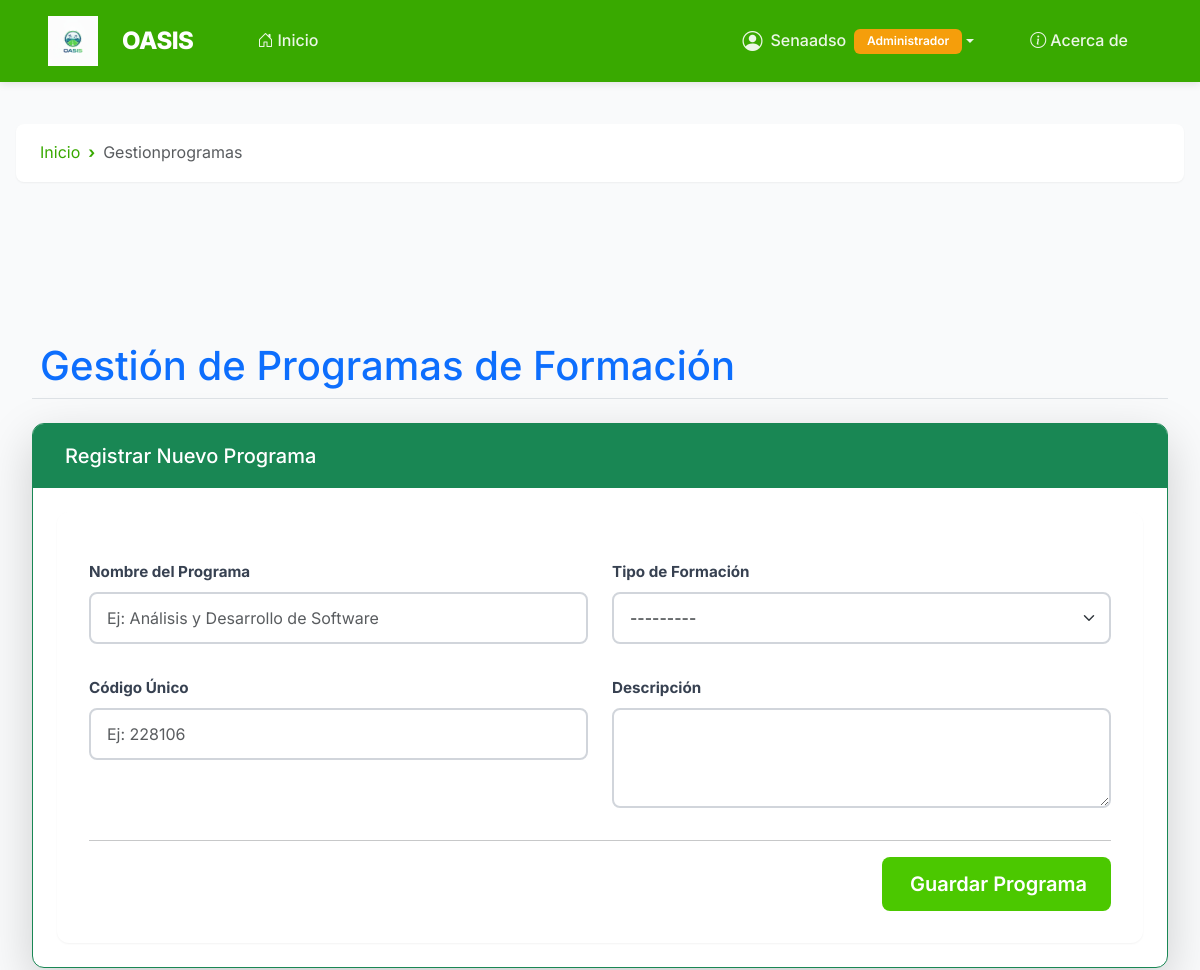
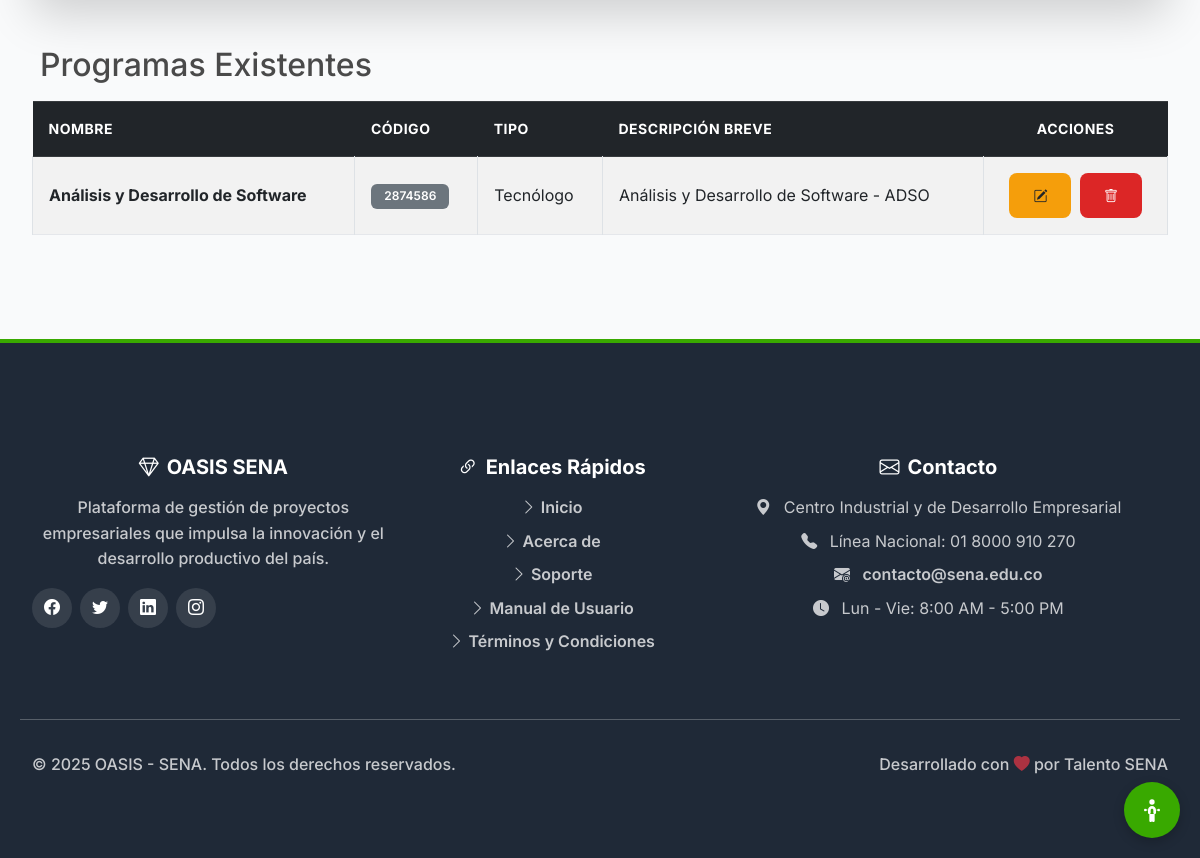
The page /gestion/programas/ (signed in) on the database its author committed (2 pictures, top to bottom).
### usuario/models.py (models this page shows, shortened)
class Usuario(AbstractUser):
    ADMIN = "ADMIN"
    EMPRESA = "EMPRESA"
    APRENDIZ = "APRENDIZ"
    INSTRUCTOR = "INSTRUCTOR"
    ROLES = [
        (ADMIN, "Administrador"),
        (EMPRESA, "Empresa"),
        (APRENDIZ, "Aprendiz"),
        (INSTRUCTOR, "Instructor"),
    ]
    rol = models.CharField(max_length=20, choices=ROLES, default=APRENDIZ, verbose_name="Rol del Usuario")
    esta_activo = models.BooleanField(default=True, verbose_name="Está Activo")
    class Meta:
        verbose_name = "Usuario del Sistema"
        verbose_name_plural = "Usuarios del Sistema"

class ProgramaFormativo(models.Model):
    TECNICO = "TECNICO"
    TECNOLOGO = "TECNOLOGO"
    ESPECIALIZACION = "ESPECIALIZACION"
    UNIVERSITARIO = "UNIVERSITARIO"
    TIPOS = [
        (TECNICO, "Técnico"),
        (TECNOLOGO, "Tecnólogo"),
        (ESPECIALIZACION, "Especialización Tecnológica"),
        (UNIVERSITARIO, "Universitario"),
    ]
    nombre = models.CharField(max_length=50, unique=True, verbose_name="Programa de Formación")
    descripcion = models.TextField(blank=True, null=True, verbose_name="Descripción")
    tipo = models.CharField(max_length=20, choices=TIPOS, verbose_name="Tipo de Programa")
    codigo = models.CharField(max_length=20, unique=True, verbose_name="Código del Programa")
    activo = models.BooleanField(default=True)
    class Meta:
        verbose_name = "Programa Formativo"
        verbose_name_plural = "Programas Formativos"

### usuario/utils.py (the view)
        def _wrapped_view(request, *args, **kwargs):
            user = request.user
            if not user.is_authenticated:
                return redirect(reverse('auth:login') + f'?next={request.get_full_path()}')
            if user.is_superuser:
                return view_func(request, *args, **kwargs)
            if hasattr(user, 'rol') and user.rol in allowed_roles:
                return view_func(request, *args, **kwargs)
            messages.error(request, "No tienes permiso para acceder a esta página.")
            return redirect('home:inicio') # Redirige a la página de inicio de la app 'home'

### gestion/templates/gestion_programas.html (shortened to what this page needs)
{% extends 'base.html' %}
{% load widget_tweaks %}
{% block content %}
<div class="container my-5">
    <h1 class="text-primary mb-4 border-bottom pb-2">
         Gestión de Programas de Formación
    </h1>
    <div class="card shadow-lg mb-5 border-success">
        <div class="card-header bg-success text-white">
            <h5 class="mb-0"> Registrar Nuevo Programa</h5>
        </div>
        <div class="card-body">
            <form method="POST" novalidate>
                <div class="row">
                    <div class="col-md-6">
                        <div class="mb-3">
                            <label for="{{ form.nombre.id_for_label }}" class="form-label fw-bold">Nombre del Programa</label>
                            {% render_field form.nombre class="form-control" placeholder="Ej: Análisis y Desarrollo de Software" %}
                        </div>
                        <div class="mb-3">
                            <label for="{{ form.codigo.id_for_label }}" class="form-label fw-bold">Código Único</label>
                            {% render_field form.codigo class="form-control" placeholder="Ej: 228106" %}
                        </div>
                    </div>
                    <div class="col-md-6">
                        <div class="mb-3">
                            <label for="{{ form.tipo.id_for_label }}" class="form-label fw-bold">Tipo de Formación</label>
                            {% render_field form.tipo class="form-select" %}
                        </div>
                        <div class="mb-3">
                            <label for="{{ form.descripcion.id_for_label }}" class="form-label fw-bold">Descripción</label>
                            {% render_field form.descripcion class="form-control" rows="3" %}
                        </div>
                    </div>
                </div>
                <hr>
                <div class="d-flex justify-content-end">
                    <button type="submit" class="btn btn-success btn-lg">
                         Guardar Programa
                    </button>
                </div>
            </form>
        </div>
    </div>
    <h2 class="mb-3"> Programas Existentes</h2>
    {% if programas %}
        <div class="table-responsive">
            <table class="table table-striped table-hover table-bordered shadow-sm">
                <thead class="table-dark">
                    <tr>
                        <th scope="col">Nombre</th>
                        <th scope="col">Código</th>
                        <th scope="col">Tipo</th>
                        <th scope="col" style="min-width: 200px;">Descripción Breve</th>
                        <th scope="col" class="text-center" style="min-width: 120px;">Acciones</th>
                    </tr>
                </thead>
                <tbody>
                    {% for programa in programas %}
                    <tr>
                        <td class="fw-bold">{{ programa.nombre }}</td>
                        <td><span class="badge bg-secondary">{{ programa.codigo }}</span></td>
                        <td>{{ programa.get_tipo_display }}</td>
                        <td>{{ programa.descripcion|truncatechars:50|default:"Sin descripción" }}</td>
                        <td class="text-center">
                            <a href="{% url 'gestion:editar_programa' programa.id %}"
                               class="btn btn-sm btn-warning text-dark me-1"
                               title="Editar">
                                <i class="bi bi-pencil-square"></i>
                            </a>
                            <a href="{% url 'gestion:eliminar_programa' programa.id %}"
                               class="btn btn-sm btn-danger"
                               title="Eliminar"
                               onclick="return confirm('¿Eliminar el programa: {{ programa.nombre }}?');">
                                <i class="bi bi-trash"></i>
                            </a>
                        </td>
                    </tr>
                    {% endfor %}
                </tbody>
            </table>
        </div>
    {% else %}
        <div class="alert alert-info text-center" role="alert">
            <i class="fas fa-info-circle me-2"></i> No hay programas de formación registrados en el sistema.
        </div>
    {% endif %}
</div>
{% endblock %}

### home/templates/base.html (shortened to what this page needs)
<!DOCTYPE html>
{% load static %}
<html lang="es">
<head>
    <link href="https://cdn.jsdelivr.net/npm/bootstrap@5.3.0/dist/css/bootstrap.min.css" rel="stylesheet">
    <link rel="stylesheet" href="https://cdn.jsdelivr.net/npm/bootstrap-icons@1.11.3/font/bootstrap-icons.min.css">
    <link rel="stylesheet" href="{% static 'css/styles.css' %}">
</head>
<body>
    <nav class="navbar navbar-expand-lg navbar-dark" id="mainNavbar">
        <div class="container-fluid px-lg-5">
            <a class="navbar-brand d-flex align-items-center" href="{% url 'home:inicio' %}">
                <img class="logo_OASIS" src="{% static 'img/logo/Logo_OASIS.jpg' %}" alt="Logo OASIS">
                <span>OASIS</span>
            </a>
            <div class="collapse navbar-collapse" id="navbarNav">
                <ul class="navbar-nav me-auto mb-2 mb-lg-0 ms-lg-4">
                    <li class="nav-item">
                        <a class="nav-link {% if request.resolver_match.url_name == 'home:inicio' %}active{% endif %}"
                            href="{% url 'home:inicio' %}">
                            <i class="bi bi-house-door me-1"></i>Inicio
                        </a>
                    </li>
                </ul>
                <ul class="navbar-nav align-items-lg-center gap-2">
                    {% if user.is_authenticated %}
                    <li class="nav-item dropdown">
                        <a class="nav-link dropdown-toggle d-flex align-items-center" href="#"
                            id="userDropdown" role="button" data-bs-toggle="dropdown" aria-expanded="false">
                            <i class="bi bi-person-circle fs-5 me-2"></i>
                            <span>{{ user.username }}</span>
                            {% if user.get_rol_display %}
                            <span class="badge bg-warning ms-2">{{ user.get_rol_display }}</span>
                            {% endif %}
                        </a>
                    </li>
                    {% endif %}
                    <li class="nav-item">
                        <a class="nav-link {% if request.resolver_match.url_name == 'home:acerca_de' %}active{% endif %}"
                            href="{% url 'home:acerca_de' %}">
                            <i class="bi bi-info-circle me-1"></i>Acerca de
                        </a>
                    </li>
                </ul>
            </div>
        </div>
    </nav>
{% if request.resolver_match.url_name != 'home:inicio' %}
<nav aria-label="breadcrumb" class="container mt-3">
    <ol class="breadcrumb">
        <li class="breadcrumb-item">
            <a href="{% url 'home:inicio' %}">Inicio</a>
        </li>
        <li class="breadcrumb-item active" aria-current="page">
            {% if request.resolver_match.url_name %}
                {{ request.resolver_match.url_name|capfirst|cut:"_" }}
            {% else %}
                Página
            {% endif %}
        </li>
    </ol>
</nav>
{% endif %}
    <main class="container py-4">
        {% block content %}{% endblock %}
    </main>
    <footer class="mt-auto">
        <div class="container">
            <div class="row g-4 py-5">
                <div class="col-lg-4 col-md-6">
                    <h5 class="fw-bold mb-3">
                        <i class="bi bi-gem me-2"></i>OASIS SENA
                    </h5>
                    <p class="opacity-75 mb-3">
                        Plataforma de gestión de proyectos empresariales que impulsa
                        la innovación y el desarrollo productivo del país.
                    </p>
                    <div class="d-flex gap-2">
                        <a href="#" class="social-icon" title="Facebook" aria-label="Facebook">
                            <i class="bi bi-facebook"></i>
                        </a>
                        <a href="#" class="social-icon" title="Twitter" aria-label="Twitter">
                            <i class="bi bi-twitter"></i>
                        </a>
                        <a href="#" class="social-icon" title="LinkedIn" aria-label="LinkedIn">
                            <i class="bi bi-linkedin"></i>
                        </a>
                        <a href="#" class="social-icon" title="Instagram" aria-label="Instagram">
                            <i class="bi bi-instagram"></i>
                        </a>
                    </div>
                </div>
                <div class="col-lg-3 col-md-6">
                    <h5 class="fw-bold mb-3">
                        <i class="bi bi-link-45deg me-2"></i>Enlaces Rápidos
                    </h5>
                    <ul class="list-unstyled">
                        <li class="mb-2">
                            <a href="{% url 'home:inicio' %}" class="opacity-75">
                                <i class="bi bi-chevron-right me-1"></i>Inicio
                            </a>
                        </li>
                        <li class="mb-2">
                            <a href="{% url 'home:acerca_de' %}" class="opacity-75">
                                <i class="bi bi-chevron-right me-1"></i>Acerca de
                            </a>
                        </li>
                        <li class="mb-2">
                            <a href="{% url 'auth:contacto' %}" class="opacity-75">
                                <i class="bi bi-chevron-right me-1"></i>Soporte
                            </a>
                        </li>
                        <li class="mb-2">
                            <a href="{% url 'auth:manual_usuario' %}" class="opacity-75">
                                <i class="bi bi-chevron-right me-1"></i>Manual de Usuario
                            </a>
                        </li>
                        <li class="mb-2">
                            <a href="{% url 'home:tyc' %}" class="opacity-75">
                                <i class="bi bi-chevron-right me-1"></i>Términos y Condiciones
                            </a>
                        </li>
                    </ul>
                </div>
                <div class="col-lg-5 col-md-12">
                    <h5 class="fw-bold mb-3">
                        <i class="bi bi-envelope me-2"></i>Contacto
                    </h5>
                    <ul class="list-unstyled opacity-75">
                        <li class="mb-2">
                            <i class="bi bi-geo-alt-fill me-2"></i>
                            Centro Industrial y de Desarrollo Empresarial
                        </li>
                        <li class="mb-2">
                            <i class="bi bi-telephone-fill me-2"></i>
                            Línea Nacional: 01 8000 910 270
                        </li>
                        <li class="mb-2">
                            <i class="bi bi-envelope-at-fill me-2"></i>
                            <a href="mailto:contacto@sena.edu.co">contacto@sena.edu.co</a>
                        </li>
                        <li class="mb-2">
                            <i class="bi bi-clock-fill me-2"></i>
                            Lun - Vie: 8:00 AM - 5:00 PM
                        </li>
                    </ul>
                </div>
            </div>
            <div class="row border-top border-white border-opacity-25 pt-4 pb-3">
                <div class="col-md-6 text-center text-md-start mb-2 mb-md-0">
                    <p class="mb-0 opacity-75">
                        &copy; 2025 OASIS - SENA. Todos los derechos reservados.
                    </p>
                </div>
                <div class="col-md-6 text-center text-md-end">
                    <p class="mb-0 opacity-75">
                        Desarrollado con <i class="bi bi-heart-fill text-danger"></i> por Talento SENA
                    </p>
                </div>
            </div>
        </div>
    </footer>
    <button id="accesibilidad-btn" aria-label="Menú de accesibilidad" title="Accesibilidad (Alt+A)">
    </button>
</body>
</html>

### rows shown on the page
Usuario: username "Senaadso", rol "Administrador"
ProgramaFormativo: nombre "Análisis y Desarrollo de Software", codigo "2874586", tipo "Tecnólogo", descripcion "Análisis y Desarrollo de Software - ADSO"

### other values the page prints
{{ request.resolver_match.url_name|capfirst|cut:"_" }} "Gestionprogramas"
